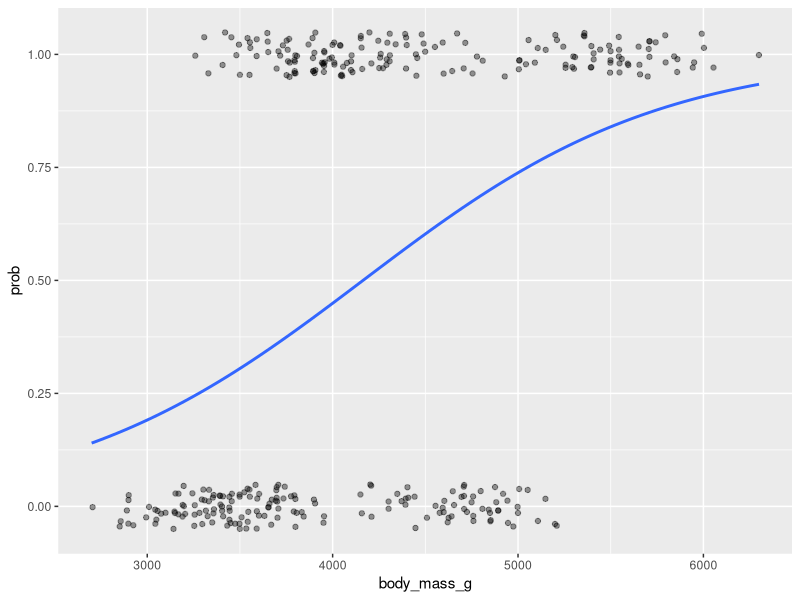
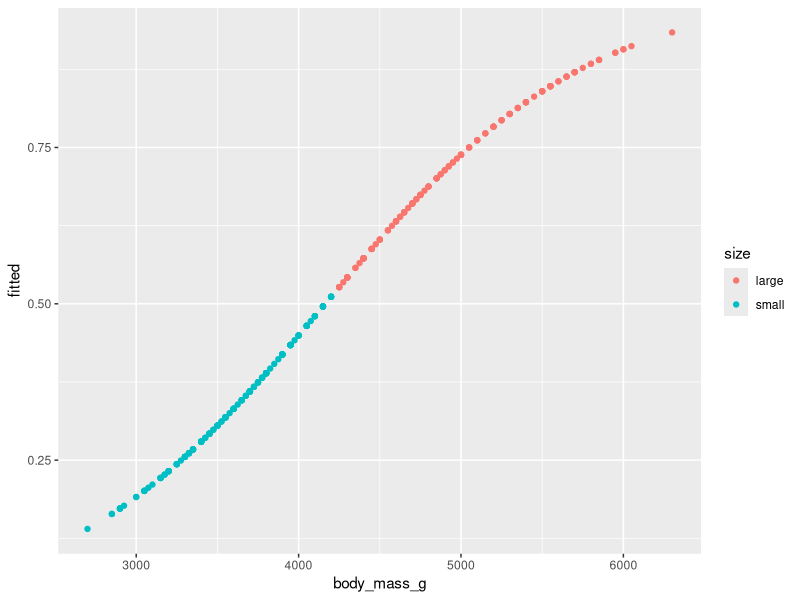

Write the R code that produced these figures, in order.
## ---- chunk 1
library(tidyverse)
library(palmerpenguins)
#install.packages("gmodels")
library(gmodels)
library(kableExtra)
library(gtable)
library(ggpubr)
library(broom)


## ---- chunk 2
#| label: num_num_graph

m1<-glm(sex~body_mass_g,family= binomial,data = penguins)
d1<-as.data.frame(penguins$body_mass_g)
d1 %>% 
  rename(body_mass_g="penguins$body_mass_g")->d1

predict<-predict(m1, d1, type="response") 
penguins |> 
  mutate(prob=ifelse(sex=="male", 1,0)) %>% 
  na.omit() |> 
  ggplot(aes(body_mass_g, prob))+
  geom_jitter(height=0.05,alpha=0.4)+
  stat_smooth(method="glm", se=FALSE, fullrange=TRUE, 
              method.args = list(family=binomial))
 
## ---- chunk 3
#| label: "m1"
#| echo: true
m1<-glm(sex~body_mass_g,family= "binomial",data = penguins)
summary(m1)
## ---- chunk 4
#| echo: true
#| output-location: default
summary(m1)

## ---- chunk 5
summary(m1)
## ---- chunk 6
summary(m1)
## ---- chunk 7
#| echo: true
null<-m1$null.deviance/-2
model<-m1$deviance/-2
(null-model)/null

## ---- chunk 8
m2<-glm(sex~.,family = "binomial", data=penguins)
summary(m2)

## ---- chunk 9
#| echo: true
null2<-m2$null.deviance/-2
model2<-m2$deviance/-2
(null2-model2)/null2

## ---- chunk 10
#| echo: true
m3<-glm(sex~bill_length_mm+
          bill_depth_mm+
          body_mass_g, 
        family = "binomial", 
        data=penguins)
summary(m3)
## ---- chunk 11
#| echo: true
null3<-m3$null.deviance/-2
model3<-m3$deviance/-2
(null3-model3)/null3

## ---- chunk 12
#| echo: true 
penguins %>% 
  mutate(size=ifelse(body_mass_g>4202, "large", "small"))->penguins2

  xtabs(~size+sex, data=penguins2)

## ---- chunk 13
#| echo: true 
#| 
(53/92)
(112/76)

(53/92)/(112/76)
  
## ---- chunk 14
penguins2 %>% 
  na.omit() %>% 
  mutate(fitted=m1$fitted.values) %>% 
  ggplot(aes(body_mass_g,fitted, color=size))+
  geom_point()
  
